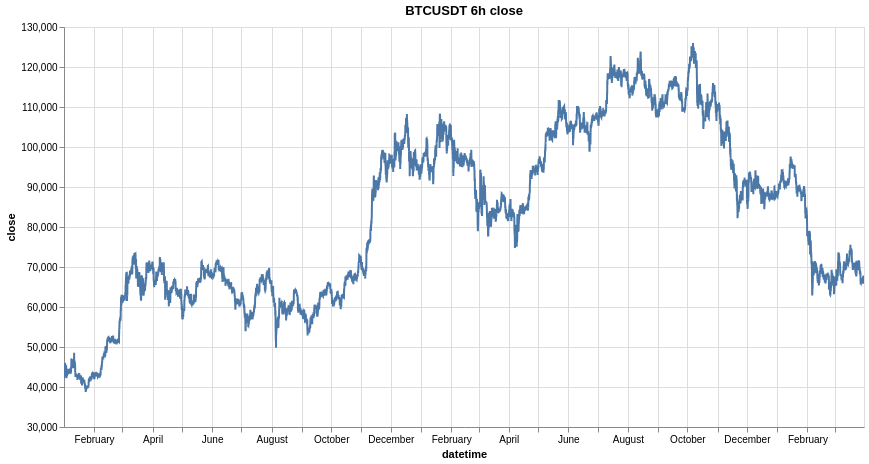

The notebook cell saved with this chart:
### Markdown cell above
### 3.4 Visualize Price Data

### Code cell
# Static chart (faster rendering)
plot_static_timeseries(ts, sym, 'close', time_interval)

# Interactive chart with vegafusion backend
alt.data_transformers.enable("vegafusion")
plot_dyn_timeseries(ts, sym, 'close', time_interval)

### Figure 1 — Vega specification as saved in the notebook (floating-point values rounded to 4 significant figures; data arrays with more than 128 entries replaced by an {"elided": "..."} marker saying what was removed)
{"$schema": "https://vega.github.io/schema/vega/v6.json", "data": [{"name": "param_db82be42624d4632_store"}, {"name": "param_e9b61157fc812227_store"}, {"name": "source_0", "values": {"elided": "19675 records"}, "transform": [{"type": "formula", "expr": "toDate(datum['datetime'])", "as": "datetime"}]}, {"name": "source_0_y_domain_close", "values": [{"min": 38770.0, "max": 126000.0}]}], "signals": [{"name": "unit", "value": {}, "on": [{"events": "pointermove", "update": "isTuple(group()) ? group() : unit"}]}, {"name": "param_db82be42624d4632", "update": "vlSelectionResolve(\"param_db82be42624d4632_store\", \"union\")"}, {"name": "param_e9b61157fc812227", "update": "vlSelectionResolve(\"param_e9b61157fc812227_store\", \"union\")"}, {"name": "param_db82be42624d4632_datetime", "on": [{"events": [{"source": "view", "type": "dblclick"}], "update": "null"}, {"events": {"signal": "param_db82be42624d4632_translate_delta"}, "update": "panLinear(param_db82be42624d4632_translate_anchor.extent_x, -param_db82be42624d4632_translate_delta.x / width)"}, {"events": {"signal": "param_db82be42624d4632_zoom_delta"}, "update": "zoomLinear(domain(\"x\"), param_db82be42624d4632_zoom_anchor.x, param_db82be42624d4632_zoom_delta)"}]}, {"name": "param_db82be42624d4632_tuple", "on": [{"events": [{"signal": "param_db82be42624d4632_datetime"}], "update": "param_db82be42624d4632_datetime ? {unit: \"\", fields: param_db82be42624d4632_tuple_fields, values: [param_db82be42624d4632_datetime]} : null"}]}, {"name": "param_db82be42624d4632_tuple_fields", "value": [{"field": "datetime", "channel": "x", "type": "R"}]}, {"name": "param_db82be42624d4632_translate_anchor", "value": {}, "on": [{"events": [{"source": "scope", "type": "pointerdown"}], "update": "{x: x(unit), y: y(unit), extent_x: domain(\"x\")}"}]}, {"name": "param_db82be42624d4632_translate_delta", "value": {}, "on": [{"events": [{"source": "window", "between": [{"source": "scope", "type": "pointerdown"}, {"source": "window", "type": "pointerup"}], "consume": true, "type": "pointermove"}], "update": "{x: param_db82be42624d4632_translate_anchor.x - x(unit), y: param_db82be42624d4632_translate_anchor.y - y(unit)}"}]}, {"name": "param_db82be42624d4632_zoom_anchor", "on": [{"events": [{"source": "scope", "type": "wheel", "consume": true}], "update": "{x: invert(\"x\", x(unit)), y: invert(\"y\", y(unit))}"}]}, {"name": "param_db82be42624d4632_zoom_delta", "on": [{"events": [{"source": "scope", "type": "wheel", "consume": true}], "update": "pow(1.001, event.deltaY * pow(16, event.deltaMode))", "force": true}]}, {"name": "param_db82be42624d4632_modify", "on": [{"events": {"signal": "param_db82be42624d4632_tuple"}, "update": "modify(\"param_db82be42624d4632_store\", param_db82be42624d4632_tuple, true)"}]}, {"name": "param_e9b61157fc812227_close", "on": [{"events": [{"source": "view", "type": "dblclick"}], "update": "null"}, {"events": {"signal": "param_e9b61157fc812227_translate_delta"}, "update": "panLinear(param_e9b61157fc812227_translate_anchor.extent_y, param_e9b61157fc812227_translate_delta.y / height)"}, {"events": {"signal": "param_e9b61157fc812227_zoom_delta"}, "update": "zoomLinear(domain(\"y\"), param_e9b61157fc812227_zoom_anchor.y, param_e9b61157fc812227_zoom_delta)"}]}, {"name": "param_e9b61157fc812227_tuple", "on": [{"events": [{"signal": "param_e9b61157fc812227_close"}], "update": "param_e9b61157fc812227_close ? {unit: \"\", fields: param_e9b61157fc812227_tuple_fields, values: [param_e9b61157fc812227_close]} : null"}]}, {"name": "param_e9b61157fc812227_tuple_fields", "value": [{"field": "close", "channel": "y", "type": "R"}]}, {"name": "param_e9b61157fc812227_translate_anchor", "value": {}, "on": [{"events": [{"source": "scope", "type": "pointerdown"}], "update": "{x: x(unit), y: y(unit), extent_y: domain(\"y\")}"}]}, {"name": "param_e9b61157fc812227_translate_delta", "value": {}, "on": [{"events": [{"source": "window", "between": [{"source": "scope", "type": "pointerdown"}, {"source": "window", "type": "pointerup"}], "type": "pointermove", "consume": true}], "update": "{x: param_e9b61157fc812227_translate_anchor.x - x(unit), y: param_e9b61157fc812227_translate_anchor.y - y(unit)}"}]}, {"name": "param_e9b61157fc812227_zoom_anchor", "on": [{"events": [{"source": "scope", "consume": true, "type": "wheel"}], "update": "{x: invert(\"x\", x(unit)), y: invert(\"y\", y(unit))}"}]}, {"name": "param_e9b61157fc812227_zoom_delta", "on": [{"events": [{"source": "scope", "consume": true, "type": "wheel"}], "update": "pow(1.001, event.deltaY * pow(16, event.deltaMode))", "force": true}]}, {"name": "param_e9b61157fc812227_modify", "on": [{"events": {"signal": "param_e9b61157fc812227_tuple"}, "update": "modify(\"param_e9b61157fc812227_store\", param_e9b61157fc812227_tuple, true)"}]}], "marks": [{"type": "line", "name": "marks", "from": {"data": "source_0"}, "sort": {"field": "x"}, "encode": {"update": {"defined": {"signal": "isValid(datum[\"datetime\"]) && isFinite(+datum[\"datetime\"]) && isValid(datum[\"close\"]) && isFinite(+datum[\"close\"])"}, "x": {"field": "datetime", "scale": "x"}, "stroke": {"value": "#4c78a8"}, "tooltip": {"signal": "{\"datetime\": timeFormat(datum[\"datetime\"], \"%b %d, %Y\"), \"close\": format(datum[\"close\"], \"\")}"}, "y": {"field": "close", "scale": "y"}}}, "interactive": true, "clip": true, "style": ["line"]}], "scales": [{"name": "x", "type": "time", "domain": {"data": "source_0", "field": "datetime"}, "range": [0, {"signal": "width"}], "domainRaw": {"signal": "param_db82be42624d4632[\"datetime\"]"}}, {"name": "y", "type": "linear", "domain": [{"signal": "(data(\"source_0_y_domain_close\")[0] || {}).min"}, {"signal": "(data(\"source_0_y_domain_close\")[0] || {}).max"}], "range": [{"signal": "height"}, 0], "zero": false, "nice": true, "domainRaw": {"signal": "param_e9b61157fc812227[\"close\"]"}}], "axes": [{"scale": "x", "ticks": false, "grid": true, "tickCount": {"signal": "ceil(width/40)"}, "labels": false, "orient": "bottom", "aria": false, "maxExtent": 0, "minExtent": 0, "zindex": 0, "gridScale": "y", "domain": false}, {"scale": "y", "gridScale": "x", "ticks": false, "grid": true, "maxExtent": 0, "tickCount": {"signal": "ceil(height/40)"}, "domain": false, "zindex": 0, "orient": "left", "aria": false, "minExtent": 0, "labels": false}, {"scale": "x", "title": "datetime", "orient": "bottom", "tickCount": {"signal": "ceil(width/40)"}, "labelOverlap": true, "labelFlush": true, "zindex": 0, "grid": false}, {"scale": "y", "labelOverlap": true, "zindex": 0, "orient": "left", "grid": false, "title": "close", "tickCount": {"signal": "ceil(height/40)"}}], "title": {"text": "BTCUSDT 6h close", "frame": "group"}, "background": "white", "height": 400, "style": "cell", "width": 800, "padding": 5}
